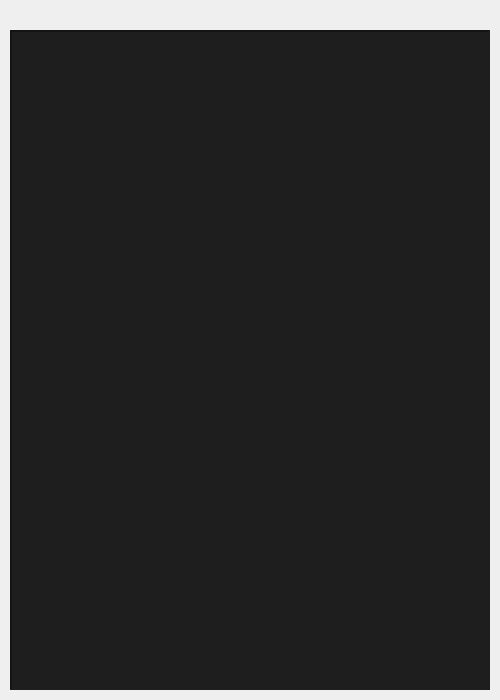
<?xml version="1.0" encoding="UTF-8"?>
<ui version="4.0">
 <class>DialogSettings</class>
 <widget class="QDialog" name="DialogSettings">
  <property name="geometry">
   <rect>
    <x>0</x>
    <y>0</y>
    <width>500</width>
    <height>700</height>
   </rect>
  </property>
  <property name="windowTitle">
   <string>Dialog</string>
  </property>
  <widget class="ATCSettingsTableView" name="tableView">
   <property name="geometry">
    <rect>
     <x>10</x>
     <y>30</y>
     <width>480</width>
     <height>660</height>
    </rect>
   </property>
   <property name="autoFillBackground">
    <bool>false</bool>
   </property>
   <property name="styleSheet">
    <string notr="true">QTableView
{
	color: #c8c8c8;
	background-color: #1e1e1e;
	border-style: inset;
	border-width: 2px;
	border-color: #141414;
}</string>
   </property>
  </widget>
 </widget>
 <customwidgets>
  <customwidget>
   <class>ATCSettingsTableView</class>
   <extends>QTableView</extends>
   <header>atcsettingstableview.h</header>
  </customwidget>
 </customwidgets>
 <resources/>
 <connections/>
</ui>
